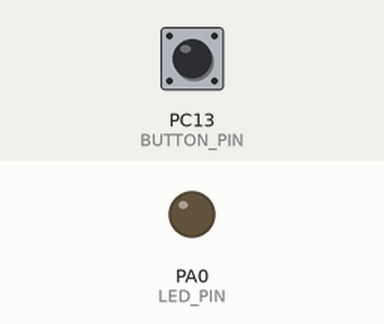
Recording of a sketch running on a simulated STM32 Black Pill. On the bench: output pins drawn as LEDs (lit = HIGH). The test bench sets the inputs (shaded band); at power-on: PC13 (BUTTON_PIN) HIGH.

Above: at 1.2 s.
1.3 s: PC13 (BUTTON_PIN) pulled LOW for 0.15 s
At 2.5 s:
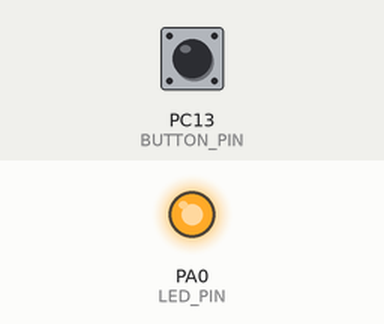
2.9 s: PC13 (BUTTON_PIN) pulled LOW for 1 s
At 3.7 s:
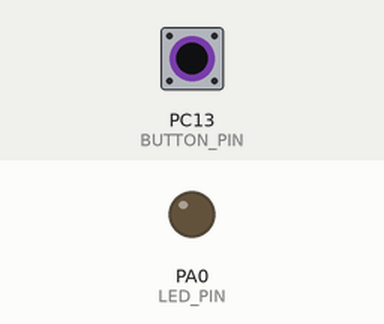
5.4 s: PC13 (BUTTON_PIN) pulled LOW for 3.2 s
At 6.8 s:
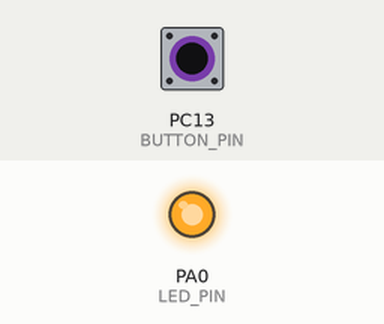
Timing chart, 0 to 8.4 s (numbered marks = the images above; inputs shaded):
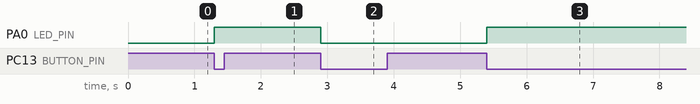

Measured:
- after the input at 1.3 s, PA0 (LED_PIN): LOW → HIGH at once
- after the input at 2.9 s, PA0 (LED_PIN): HIGH → LOW at once
- after the input at 5.4 s, PA0 (LED_PIN): LOW → HIGH at once

The sketch:

STM32_F401RE_Red_LED_tester.ino
```cpp
/*

This code is used with the STM 32 F401RE Board with a connected Red LED
to the LED_PIN to simulate the baviour of the washing machine in my project

*/


//Set A0 PIN for LED
#define LED_PIN A0
//Set PC13 as user button pin
#define BUTTON_PIN PC13

//Set button unpressed and led turned off
byte lastButtonState = LOW;
byte ledState = LOW;

void setup() {
  //Setup for led&buttons pins
  pinMode(LED_PIN, OUTPUT);
  pinMode(BUTTON_PIN, INPUT);
}
void loop() {
  //Changes Led on/off with every button press
  byte buttonState = digitalRead(BUTTON_PIN);
  if (buttonState != lastButtonState) {
    lastButtonState = buttonState;
    if (buttonState == LOW) {
      ledState = (ledState == HIGH) ? LOW: HIGH;
      digitalWrite(LED_PIN, ledState);
    }
  }
}
```
